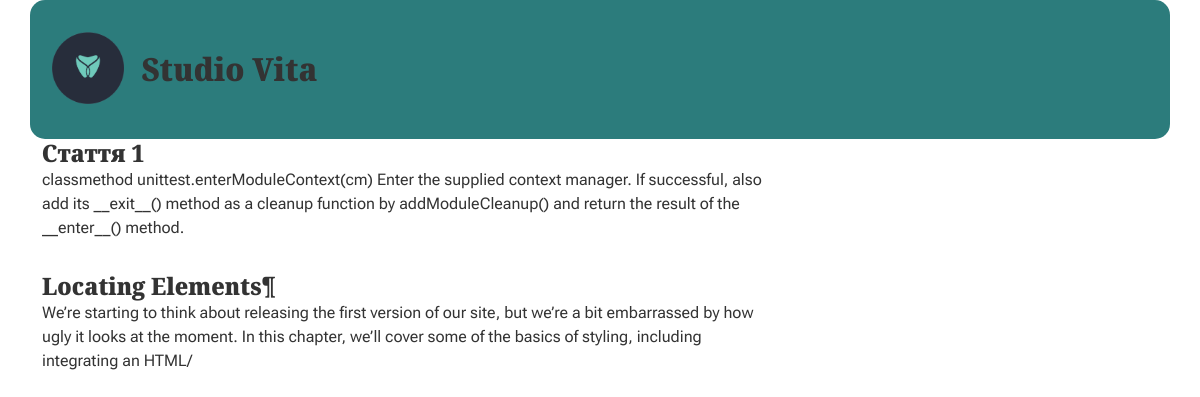
The page / on the database its author committed.
### block/models.py (models this page shows, shortened)
class Article(models.Model):
    title = models.CharField(max_length=30)
    full_text = models.TextField()
    summary = models.CharField(max_length=225)
    category = models.CharField(max_length=30)
    pubdate = models.DateTimeField()
    slug = models.CharField(max_length=225, unique=True)
    def get_absolute_url(self):
        return reverse('article_page', kwargs={'slug': self.slug})

### block/views.py (the view)
# urls.py: path('', views.home_page, name='home_page'),
def home_page(request):
    articles = Article.objects.all()
    context = {"articles": articles}
    return render(request, 'home_page.html', context)

### block/templates/home_page.html (shortened to what this page needs)
{% extends 'base.html' %}
{% load static %}
{% block content %}
<div class="row">
    <div class="col-md-8 col-sm-12">
        <div class="article-list">
            {%for article in articles %}
                <div class="article">
                    <h2 class="article-title">
                        <a href="{{ article.get_absolute_url }}">{{article.title}}</a>
                    </h2>
                    <p class="article-summary">{{article.summary}}</p>
                </div>
            {% endfor %}
        </div>
    </div>
</div>
{% endblock %}

### block/templates/base.html (shortened to what this page needs)
{% load static %}
<html>
    <head>
        <link href="https://cdn.jsdelivr.net/npm/bootstrap@5.3.3/dist/css/bootstrap.min.css" rel="stylesheet">
        <link href="{% static 'block/styles.css' %}" rel="stylesheet">
    </head>
    <body>
        <div class="container">
            <div class="row page-header">
                <div class="col">
                    <h1 class="avatar-top">
                        <img src="{% static 'img/avatar.png' %}"/>
                        <span class="author-name">Studio Vita</span>
                    </h1>
                </div>
            </div>
             {% block content %}
             {% endblock %}
        </div>
    </body>
</html>

### block/static/block/styles.css (style rules this page uses)
body { font-family:'Roboto Flex', Arial, Helvetica, sans-serif; font-size: 16px; color: #333; }
.page-header { height: 8.7em; background: #2c7c7c; border-radius: 15px!important; padding-left: 10px!important; }
h1, h2, h3 { font-family:'Noto Serif SemiCondensed'; font-weight: 350; }
h2 { font-size: 1.5em; }
h1.avatar-top { height: 3em; margin-top: 1em; font-size: 2em; }
h1.avatar-top img { width: 72px; margin-right: .3em; margin-bottom: 0.3em; clip-path: circle(100px at center); }
.article { margin-bottom: 2em; }
h2.article-title a { text-decoration: none; color: #333; }
h2.article-title { font-family: 'Noto Serif SemiCondensed'; margin: 0; }

### rows shown on the page
Article: title "Стаття 1", summary "classmethod unittest.enterModuleContext(cm) Enter the supplied context manager. If successful, also add its __exit__() method as a cleanup function by addModuleCleanup() and return the result of the __enter__() method."
Article: title "Locating Elements¶", summary "We’re starting to think about releasing the first version of our site, but we’re a bit embarrassed by how ugly it looks at the moment. In this chapter, we’ll cover some of the basics of styling, including integrating an HTML/"
